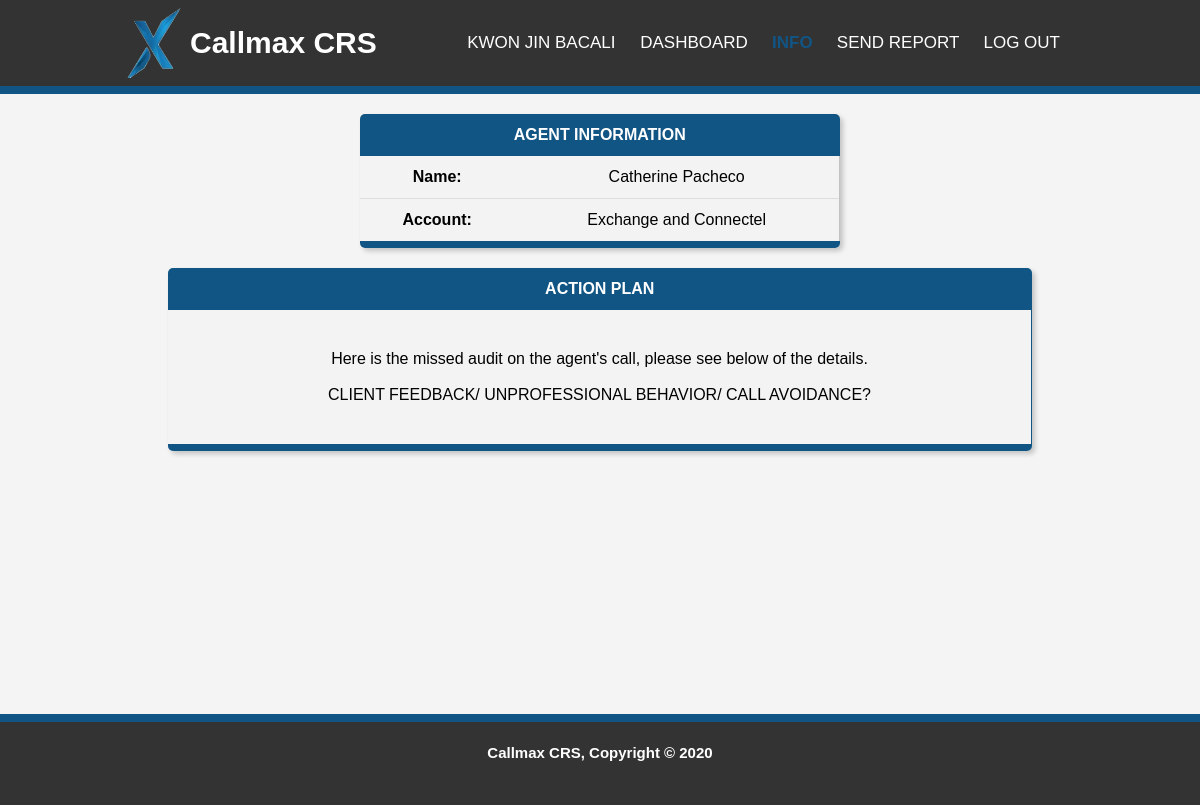
Screenshot of /QAV/info.php?n=74 (signed in) with the database file from the repository.
### tables this page shows
CREATE TABLE `agent_reports` (
  `id` int(11) NOT NULL,
  `report_id` int(11) DEFAULT NULL,
  `agent` varchar(255) DEFAULT NULL,
  `account` varchar(255) DEFAULT NULL,
  `report_type` varchar(255) DEFAULT NULL,
  `date_issued` date DEFAULT NULL,
  `coaching_date` date DEFAULT NULL,
  `acknowledge_date` date DEFAULT NULL,
  `status` varchar(255) DEFAULT NULL,
  `root_cause` longtext DEFAULT NULL,
  `action_plan` longtext DEFAULT NULL,
  `team_leader` varchar(255) DEFAULT NULL
);

CREATE TABLE `qa_record` (
  `id` int(11) NOT NULL,
  `report_id` int(11) NOT NULL,
  `agent` varchar(255) NOT NULL,
  `account` varchar(255) NOT NULL,
  `minor` int(11) NOT NULL,
  `major` int(11) NOT NULL,
  `total_deduction` int(11) NOT NULL,
  `qa` varchar(255) NOT NULL,
  `date` date NOT NULL,
  `error_items` text NOT NULL,
  `suggestion` text NOT NULL,
  `filename` varchar(1048) NOT NULL,
  `filesize` varchar(255) NOT NULL,
  `downloads` int(11) NOT NULL
);

### text/text.php (called while the page is built, shortened)
<?php
$text['header'] = 'Callmax CRS';
$text['signup'] = 'Sign up';
$text['login'] = 'Login';
$text['send-report'] = 'Send Report';
$text['logout'] = 'log out';
$text['dashboard'] = 'dashboard';
$text['info'] = 'Info';
$text['ack-link'] = 'Acknowledgement Link';
$text['welcome-title'] = ''.$text['header'].' | Welcome';
$text['login-welcome'] = 'Welcome!';
$text['username'] = 'Username';
$text['password'] = 'Password';
$text['forgot-password'] = 'Forgot password?';
$text['no-account'] = 'Don\'t have an account?';
$text['freepik'] = 'Designed by Freepik';
$text['reg-title'] = ''.$text['header'].' | Sign Up';
$text['register-head'] = 'Registration';
$text['firstname'] = 'First Name';
$text['lastname'] = 'Last Name';
$text['email'] = 'Email';
$text['email-add'] = 'Email Address';
$text['cpassword'] = 'Confirm Password';
$text['position'] = 'Position';
$text['choose-pos'] = 'Choose Position';
$text['qav'] = 'Quality Analyst - Voice';
$text['qan'] = 'Quality Analyst - Non-Voice';
$text['hr'] = 'Human Resources';
$text['tl'] = 'Team Leader';
$text['am'] = 'Account Manager';
$text['mis'] = 'MIS';
$text['kpi'] = 'KPI';
$text['accounts'] = 'Accounts';
$text['minus'] = '-';
$text['plus'] = '+';
$text['add-account'] = 'Add Account';
$text['yes-account'] = 'Already have an account?';
$text['login-here'] = 'Login Here';
$text['reg-success'] = 'Registration Successful';
$text['reg-failed'] = 'Registration Failed, Please check the availability of registration';
$text['click-login-here'] = 'Click here to login';
$text['acccess-denied'] = 'Access Denied';
$text['click-here'] = 'Click here';
$text['reg-again'] = 'Click here to register again';
$text['dashboard-title'] = ''.$text['header'].' | Dashboard';
$text['name'] = 'Name';
$text['account'] = 'Account';
$text['status'] = 'Status';
$text['search'] = 'Search';
$text['agentname'] = 'Agent Name';
$text['report-type'] = 'Type of Report';
$text['date-issued'] = 'Date Issued';
$text['sendreport-title'] = ''.$text['header'].' | Send Report';
$text['coaching-form'] = 'Coaching Form';
$text['select-name'] = 'Select Name';
$text['select-account'] = 'Select Account';
$text['choose-issue'] = 'Choose Issue';
$text['issue'] = 'Issue';
$text['knowledge'] = 'Knowledge';
$text['attitude'] = 'Attitude';
$text['skill'] = 'Skill';

### QAV/info.php (the view, shortened to what this page needs)
<?php include ('../text/text.php'); ?>
<html>
    <head>
        <link rel="stylesheet" type="text/css" href="../css/html-style.css">
    </head>
    <body>
    	<?php
    require('../connection.php');
    if (isset($_SESSION['name'])) {
        if ($_SESSION['demerits']=='QAV' || $_SESSION['demerits']=='SUPERADMIN') {
        	$n = $_GET['n'];
    ?>
    <header>
        <div class="container">
          <div class="heading">
            <div id="branding">
              <img src="../img/favicon.png" alt="logo" />  <h1> <?php echo $text['header'];?></h1>
            </div>
            <div class="menu">
              <nav>
                <ul>
                  <li><a href=""><?php echo $_SESSION['name']; ?> </a></li>
                  <li><a href='reports.php'><?php echo $text['dashboard']; ?></a></li>
                  <li class="current"><a href=""><?php echo $text['info']; ?></a></li>
                  <li><a href='sendReport.php'><?php echo $text['send-report']; ?></a></li>
                  <li><a href='../logout.php?logout' onclick="return confirm('Are you sure you want to logout?')"><?php echo $text['logout']; ?></a></li>
                </ul>
              </nav>
            </div>
          </div>
        </div>
    </header>
  <div class="container">
    <div class="infoContainer">
                <div class="agentInfobox">
                  <table class="agentInfo">
                    <thead>
                      <tr>
                        <th colspan="2"><?php echo $text['agent-info']; ?></th>
                      </tr>
                    </thead>
                    <tbody>
                      <?php
                      $query1 = "SELECT * FROM agent_reports WHERE id=".$n;
                      $result1 = mysqli_query($connection, $query1);
                      if (mysqli_num_rows($result1) > 0) {
                        while ( $row = mysqli_fetch_assoc($result1)) {
                          ?>
                          <tr>
                            <th><?php echo $text['name']; ?>:</th>
                            <td><?php echo $row['agent']; ?></td>
                          </tr>
                          <tr>
                            <th><?php echo $text['account']; ?>: </th>
                            <td><?php echo $row['account']; ?></td>
                          </tr>
                          <?php
                        }
                      }
                      ?>
                    </tbody>
                  </table>
                </div>
                <div class="actionplanbox">
                  <table class="actionplan">
                      <thead>
                          <tr>
                            <th><?php echo $text['action-plan']; ?></th>
                          </tr>
                      </thead>
                      <tbody>
                  <?php
                      $query = "SELECT * FROM qa_record WHERE report_id = ".$n;
                              $result = mysqli_query($connection, $query);
                          if (mysqli_num_rows($result) > 0) {
                              while ( $row = mysqli_fetch_assoc($result)) {
                                ?>
                              <td style=" height: 100px; text-align: center;">
                                    Here is the missed audit on the agent's call, please see below of the details.<br/><br/>
                                    <?php echo str_replace(",","<br/>",$row['error_items']); ?>
                              </td>
                          <?php
                          }
                      } ?>
                      </tbody>
                  </table>
              </div>
    </div>
  </div>
    <?php
        }else{
            header("location:../error/error.php");
        }
    }else{
        header("location:../index.php?e=Please Log in");
    }
?>
<footer>
     <h4><?php echo $text['footer']; ?></h4>
</footer>
</body>
</html>

### css/html-style.css (style rules this page uses)
:root { --primary-color: #115584; --bg-color: #f4f4f4; --dark-grey: #333; --orange: #f56101; --green: #00aa00; --yellow: #ffc530; --shadow-color: 3px 3px 5px 0 rgba(0, 0, 0, 0.2); }
body { padding: 0; margin: 0; background-color: var(--bg-color); font: 15px/1.5 Arial, Helvetica, sans-serif; }
a { text-decoration: none; color: var(--primary-color); transition: all 250ms ease; transition-property: all; transition-duration: 250ms; transition-timing-function: ease; transition-delay: 0s; }
.container { width: 80%; margin: auto; overflow: hidden; }
.heading { width: 100%; margin: auto; display: grid; grid-template-columns: 1fr 1fr; }
header { width: 100%; background-color: var(--dark-grey); color: #fff; border-bottom: var(--primary-color) solid 8px; }
.heading #branding { display: flex; justify-content: left; align-items: center; white-space: nowrap; }
.heading #branding img { width: 70px; }
.heading a { color: #fff; text-decoration: none; text-transform: uppercase; font-size: 17px; }
.heading nav { right: 0; padding: 15px 10px; }
.heading li { display: inline; padding: 10px 10px; white-space: nowrap; transition: all 250ms ease; }
.heading ul { text-align: right; white-space: nowrap; }
.heading .current a { color: var(--primary-color); font-weight: bold; }
.heading .menu { transition: all 250ms ease; }
.agentInfo { border-collapse: collapse; padding: 10px; width: 50%; margin: auto; margin-top: 20px; border-radius: 5px; background-color: #f3f3f3; box-shadow: var(--shadow-color); overflow: hidden; }
.agentInfo th, .agentInfo td { padding: 12px 15px; text-align: center; }
.agentInfo thead { position: sticky; top: 0; background-color: #115584; color: #ffffff; text-transform: uppercase; }
.agentInfo tbody tr { border-bottom: #dddddd 1px solid; background: #f3f3f3; }
.agentInfo td { border-right: #c2c2c2 1px solid; }
.agentInfo tbody tr:last-of-type { border-bottom: var(--primary-color) 7px solid; }
.actionplan { border-collapse: collapse; width: 90%; margin: auto; margin-top: 20px; border-radius: 5px; background-color: #f3f3f3; box-shadow: var(--shadow-color); overflow: hidden; }
.actionplan thead tr th { text-align: center; text-transform: uppercase; color: #fff; background: var(--primary-color); padding: 12px 15px; }
.actionplan tbody tr td { border-right: var(--primary-color) 1px solid; padding: 40px; }
.actionplanbox { display: flex; flex-direction: column; justify-content: center; align-items: center; text-align: center; width: 100%; margin: auto; }
.infoContainer { width: 100%; margin: auto; min-height: calc(97vh - 85.19px - 89.88px); }
footer { padding-bottom: 20px; text-align: center; border-top: var(--primary-color) solid 8px; background-color: var(--dark-grey); color: #fff; }

### rows the page displays
agent_reports: agent "Catherine Pacheco", account "Exchange and Connectel"
qa_record: error_items "CLIENT FEEDBACK/ UNPROFESSIONAL BEHAVIOR/ CALL AVOIDANCE?"

### other values shown
$text['header'] "Callmax CRS"
$_SESSION['name'] "KWON JIN BACALI"
$text['dashboard'] "DASHBOARD"
$text['info'] "INFO"
$text['send-report'] "SEND REPORT"
$text['logout'] "LOG OUT"
$text['agent-info'] "AGENT INFORMATION"
$text['action-plan'] "ACTION PLAN"
$text['footer'] "Callmax CRS, Copyright © 2020"
